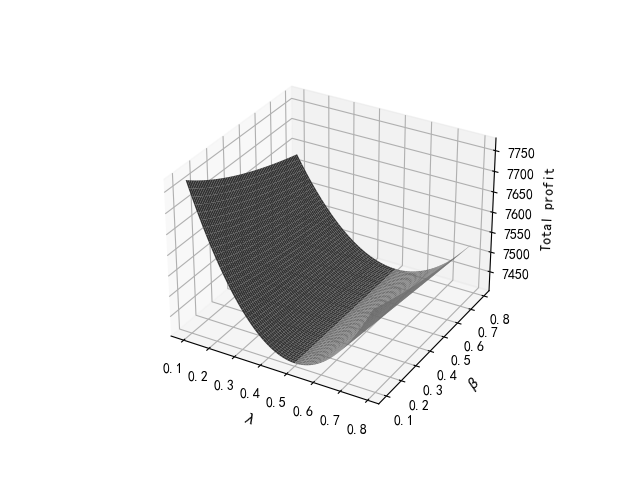

Generate this figure with Python:
import numpy as np
from matplotlib import pyplot as plt
from mpl_toolkits.mplot3d import Axes3D
import matplotlib

# 支持中文显示
matplotlib.rcParams['font.family'] = 'SimHei'
matplotlib.rcParams['font.sans-serif'] = ['SimHei']
plt.rcParams['axes.unicode_minus'] = False

# 定义坐标轴
fig = plt.figure()
ax1 = plt.axes(projection='3d')
# ax = fig.add_subplot(111,projection='3d')  #这种方法也可以画多个子图

# 定义三维数据
xx = np.arange(0.1, 0.8, 0.01)
yy = np.arange(0.1, 0.8, 0.01)
X, Y = np.meshgrid(xx, yy)
# Z = np.sin(X) + np.cos(Y)
Z = (12500*X**2 - 12500*X + 37044*Y + 40169)/(5*(Y + 1))
# Z = (18*B*d**2 + 26520*B*d + 5000*B + 9*d**3 + 13260*d**2 - 5000*d)/(2*d*(2*B + d))

# 作图
# ax1.plot_surface(X,Y,Z,cmap='rainbow')
# ax1.contour(X,Y,Z, zdim='z',offset=-2，cmap='rainbow)   #等高线图，要设置offset，为Z的最小值
# ax1.plot_surface(X, Y, Z, rstride=1, cstride=1, cmap='rainbow')
# ax1.plot_surface(X, Y, Z, rstride=1, cstride=1, cmap=plt.cm.coolwarm)
ax1.plot_surface(X, Y, Z, rstride=1, cstride=1, color='gray')
ax1.set_xlabel(r'$\lambda$')
ax1.set_ylabel(r'$\beta$')
# ax1.set_zlabel('利润差', rotation=270)
# plt.title("制造商", Y=-0.1)
ax1.set_zlabel('Total profit', rotation=270)
# plt.title("集中决策", Y=-0.1)
plt.show()
